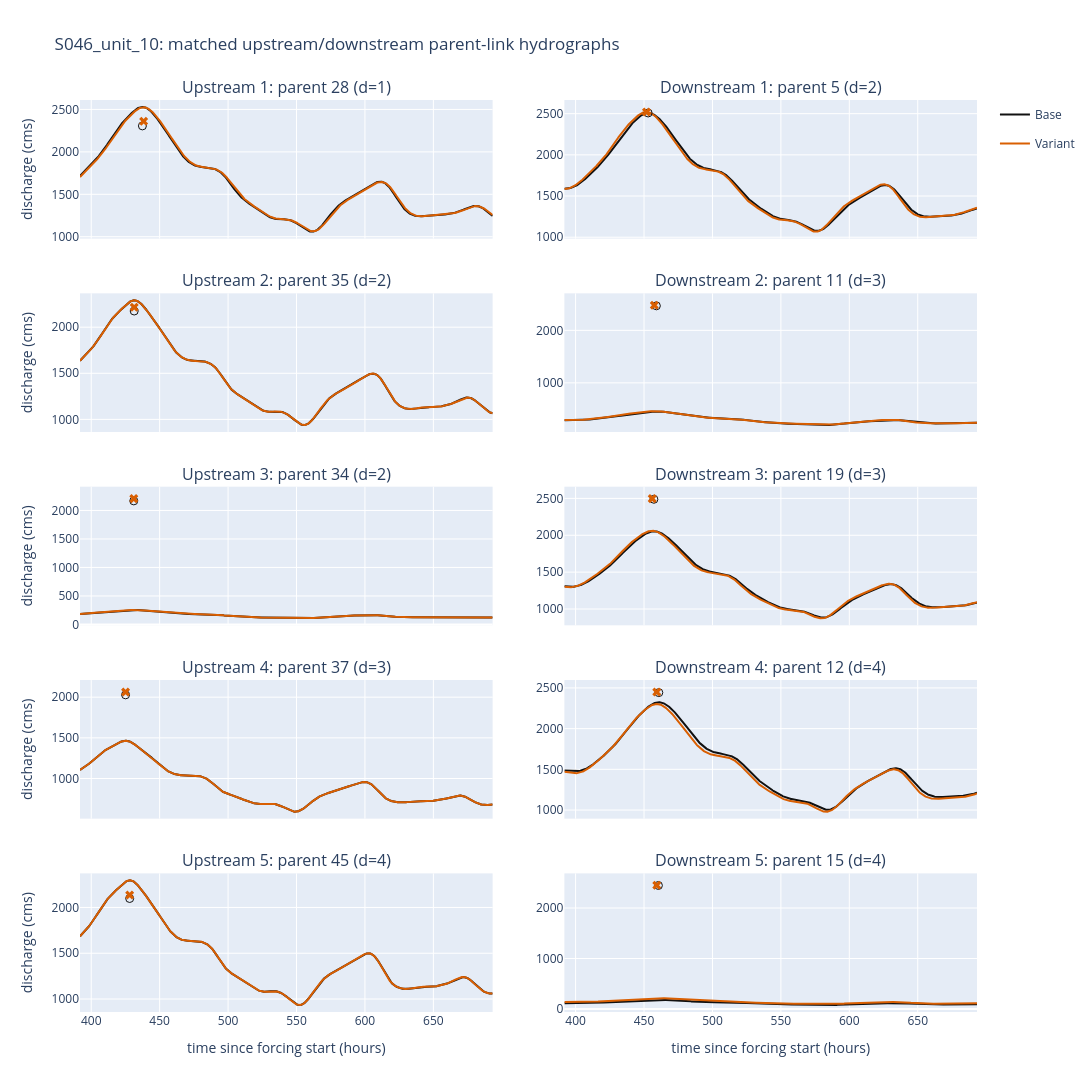

Notebook code cell kept with this figure:
### Code cell
fig = plot_matched_corridor_hydrographs(
    hydro,
    title="S046_unit_10: matched upstream/downstream parent-link hydrographs",
    show_peak_markers=True,
)
fig.show()

### Figure 1 — Plotly figure (JSON) as saved in the notebook; plotly's stock layout.template omitted (floating-point values rounded to 4 significant figures; data arrays with more than 128 entries replaced by an {"elided": "..."} marker saying what was removed)
{"data": [{"customdata": {"elided": "1006x1 int values"}, "hovertemplate": "parent_link_id=%{customdata[0]}<br>time=%{x:.2f} h<br>Base=%{y:.2f} cms<extra></extra>", "legendgroup": "reference", "line": {"color": "#111111"}, "mode": "lines", "name": "Base", "showlegend": true, "type": "scatter", "x": {"elided": "1006 float values"}, "xaxis": "x", "y": {"elided": "1006 float values"}, "yaxis": "y"}, {"customdata": {"elided": "1006x1 int values"}, "hovertemplate": "parent_link_id=%{customdata[0]}<br>time=%{x:.2f} h<br>Variant=%{y:.2f} cms<extra></extra>", "legendgroup": "variant", "line": {"color": "#d95f02"}, "mode": "lines", "name": "Variant", "showlegend": true, "type": "scatter", "x": {"elided": "1006 float values"}, "xaxis": "x", "y": {"elided": "1006 float values"}, "yaxis": "y"}, {"hovertemplate": "Base peak<br>parent_link_id=28<br>time=%{x:.2f} h<br>Q=%{y:.2f} cms<extra></extra>", "legendgroup": "reference_peak", "marker": {"color": "#111111", "size": 8, "symbol": "circle-open"}, "mode": "markers", "name": "Base peak", "showlegend": false, "type": "scatter", "x": [437.4], "xaxis": "x", "y": [2306.0], "yaxis": "y"}, {"hovertemplate": "Variant peak<br>parent_link_id=28<br>time=%{x:.2f} h<br>Q=%{y:.2f} cms<extra></extra>", "legendgroup": "variant_peak", "marker": {"color": "#d95f02", "size": 8, "symbol": "x"}, "mode": "markers", "name": "Variant peak", "showlegend": false, "type": "scatter", "x": [438.3], "xaxis": "x", "y": [2360.0], "yaxis": "y"}, {"customdata": {"elided": "1006x1 int values"}, "hovertemplate": "parent_link_id=%{customdata[0]}<br>time=%{x:.2f} h<br>Base=%{y:.2f} cms<extra></extra>", "legendgroup": "reference", "line": {"color": "#111111"}, "mode": "lines", "name": "Base", "showlegend": false, "type": "scatter", "x": {"elided": "1006 float values"}, "xaxis": "x2", "y": {"elided": "1006 float values"}, "yaxis": "y2"}, {"customdata": {"elided": "1006x1 int values"}, "hovertemplate": "parent_link_id=%{customdata[0]}<br>time=%{x:.2f} h<br>Variant=%{y:.2f} cms<extra></extra>", "legendgroup": "variant", "line": {"color": "#d95f02"}, "mode": "lines", "name": "Variant", "showlegend": false, "type": "scatter", "x": {"elided": "1006 float values"}, "xaxis": "x2", "y": {"elided": "1006 float values"}, "yaxis": "y2"}, {"hovertemplate": "Base peak<br>parent_link_id=5<br>time=%{x:.2f} h<br>Q=%{y:.2f} cms<extra></extra>", "legendgroup": "reference_peak", "marker": {"color": "#111111", "size": 8, "symbol": "circle-open"}, "mode": "markers", "name": "Base peak", "showlegend": false, "type": "scatter", "x": [453], "xaxis": "x2", "y": [2509.0], "yaxis": "y2"}, {"hovertemplate": "Variant peak<br>parent_link_id=5<br>time=%{x:.2f} h<br>Q=%{y:.2f} cms<extra></extra>", "legendgroup": "variant_peak", "marker": {"color": "#d95f02", "size": 8, "symbol": "x"}, "mode": "markers", "name": "Variant peak", "showlegend": false, "type": "scatter", "x": [451.8], "xaxis": "x2", "y": [2521.0], "yaxis": "y2"}, {"customdata": {"elided": "1006x1 int values"}, "hovertemplate": "parent_link_id=%{customdata[0]}<br>time=%{x:.2f} h<br>Base=%{y:.2f} cms<extra></extra>", "legendgroup": "reference", "line": {"color": "#111111"}, "mode": "lines", "name": "Base", "showlegend": false, "type": "scatter", "x": {"elided": "1006 float values"}, "xaxis": "x3", "y": {"elided": "1006 float values"}, "yaxis": "y3"}, {"customdata": {"elided": "1006x1 int values"}, "hovertemplate": "parent_link_id=%{customdata[0]}<br>time=%{x:.2f} h<br>Variant=%{y:.2f} cms<extra></extra>", "legendgroup": "variant", "line": {"color": "#d95f02"}, "mode": "lines", "name": "Variant", "showlegend": false, "type": "scatter", "x": {"elided": "1006 float values"}, "xaxis": "x3", "y": {"elided": "1006 float values"}, "yaxis": "y3"}, {"hovertemplate": "Base peak<br>parent_link_id=35<br>time=%{x:.2f} h<br>Q=%{y:.2f} cms<extra></extra>", "legendgroup": "reference_peak", "marker": {"color": "#111111", "size": 8, "symbol": "circle-open"}, "mode": "markers", "name": "Base peak", "showlegend": false, "type": "scatter", "x": [431.4], "xaxis": "x3", "y": [2175.0], "yaxis": "y3"}, {"hovertemplate": "Variant peak<br>parent_link_id=35<br>time=%{x:.2f} h<br>Q=%{y:.2f} cms<extra></extra>", "legendgroup": "variant_peak", "marker": {"color": "#d95f02", "size": 8, "symbol": "x"}, "mode": "markers", "name": "Variant peak", "showlegend": false, "type": "scatter", "x": [431.4], "xaxis": "x3", "y": [2215.0], "yaxis": "y3"}, {"customdata": {"elided": "1006x1 int values"}, "hovertemplate": "parent_link_id=%{customdata[0]}<br>time=%{x:.2f} h<br>Base=%{y:.2f} cms<extra></extra>", "legendgroup": "reference", "line": {"color": "#111111"}, "mode": "lines", "name": "Base", "showlegend": false, "type": "scatter", "x": {"elided": "1006 float values"}, "xaxis": "x4", "y": {"elided": "1006 float values"}, "yaxis": "y4"}, {"customdata": {"elided": "1006x1 int values"}, "hovertemplate": "parent_link_id=%{customdata[0]}<br>time=%{x:.2f} h<br>Variant=%{y:.2f} cms<extra></extra>", "legendgroup": "variant", "line": {"color": "#d95f02"}, "mode": "lines", "name": "Variant", "showlegend": false, "type": "scatter", "x": {"elided": "1006 float values"}, "xaxis": "x4", "y": {"elided": "1006 float values"}, "yaxis": "y4"}, {"hovertemplate": "Base peak<br>parent_link_id=11<br>time=%{x:.2f} h<br>Q=%{y:.2f} cms<extra></extra>", "legendgroup": "reference_peak", "marker": {"color": "#111111", "size": 8, "symbol": "circle-open"}, "mode": "markers", "name": "Base peak", "showlegend": false, "type": "scatter", "x": [459], "xaxis": "x4", "y": [2468.0], "yaxis": "y4"}, {"hovertemplate": "Variant peak<br>parent_link_id=11<br>time=%{x:.2f} h<br>Q=%{y:.2f} cms<extra></extra>", "legendgroup": "variant_peak", "marker": {"color": "#d95f02", "size": 8, "symbol": "x"}, "mode": "markers", "name": "Variant peak", "showlegend": false, "type": "scatter", "x": [457.5], "xaxis": "x4", "y": [2478.0], "yaxis": "y4"}, {"customdata": {"elided": "1006x1 int values"}, "hovertemplate": "parent_link_id=%{customdata[0]}<br>time=%{x:.2f} h<br>Base=%{y:.2f} cms<extra></extra>", "legendgroup": "reference", "line": {"color": "#111111"}, "mode": "lines", "name": "Base", "showlegend": false, "type": "scatter", "x": {"elided": "1006 float values"}, "xaxis": "x5", "y": {"elided": "1006 float values"}, "yaxis": "y5"}, {"customdata": {"elided": "1006x1 int values"}, "hovertemplate": "parent_link_id=%{customdata[0]}<br>time=%{x:.2f} h<br>Variant=%{y:.2f} cms<extra></extra>", "legendgroup": "variant", "line": {"color": "#d95f02"}, "mode": "lines", "name": "Variant", "showlegend": false, "type": "scatter", "x": {"elided": "1006 float values"}, "xaxis": "x5", "y": {"elided": "1006 float values"}, "yaxis": "y5"}, {"hovertemplate": "Base peak<br>parent_link_id=34<br>time=%{x:.2f} h<br>Q=%{y:.2f} cms<extra></extra>", "legendgroup": "reference_peak", "marker": {"color": "#111111", "size": 8, "symbol": "circle-open"}, "mode": "markers", "name": "Base peak", "showlegend": false, "type": "scatter", "x": [431.1], "xaxis": "x5", "y": [2168.0], "yaxis": "y5"}, {"hovertemplate": "Variant peak<br>parent_link_id=34<br>time=%{x:.2f} h<br>Q=%{y:.2f} cms<extra></extra>", "legendgroup": "variant_peak", "marker": {"color": "#d95f02", "size": 8, "symbol": "x"}, "mode": "markers", "name": "Variant peak", "showlegend": false, "type": "scatter", "x": [431.1], "xaxis": "x5", "y": [2208.0], "yaxis": "y5"}, {"customdata": {"elided": "1006x1 int values"}, "hovertemplate": "parent_link_id=%{customdata[0]}<br>time=%{x:.2f} h<br>Base=%{y:.2f} cms<extra></extra>", "legendgroup": "reference", "line": {"color": "#111111"}, "mode": "lines", "name": "Base", "showlegend": false, "type": "scatter", "x": {"elided": "1006 float values"}, "xaxis": "x6", "y": {"elided": "1006 float values"}, "yaxis": "y6"}, {"customdata": {"elided": "1006x1 int values"}, "hovertemplate": "parent_link_id=%{customdata[0]}<br>time=%{x:.2f} h<br>Variant=%{y:.2f} cms<extra></extra>", "legendgroup": "variant", "line": {"color": "#d95f02"}, "mode": "lines", "name": "Variant", "showlegend": false, "type": "scatter", "x": {"elided": "1006 float values"}, "xaxis": "x6", "y": {"elided": "1006 float values"}, "yaxis": "y6"}, {"hovertemplate": "Base peak<br>parent_link_id=19<br>time=%{x:.2f} h<br>Q=%{y:.2f} cms<extra></extra>", "legendgroup": "reference_peak", "marker": {"color": "#111111", "size": 8, "symbol": "circle-open"}, "mode": "markers", "name": "Base peak", "showlegend": false, "type": "scatter", "x": [457.2], "xaxis": "x6", "y": [2488.0], "yaxis": "y6"}, {"hovertemplate": "Variant peak<br>parent_link_id=19<br>time=%{x:.2f} h<br>Q=%{y:.2f} cms<extra></extra>", "legendgroup": "variant_peak", "marker": {"color": "#d95f02", "size": 8, "symbol": "x"}, "mode": "markers", "name": "Variant peak", "showlegend": false, "type": "scatter", "x": [456], "xaxis": "x6", "y": [2497.0], "yaxis": "y6"}, {"customdata": {"elided": "1006x1 int values"}, "hovertemplate": "parent_link_id=%{customdata[0]}<br>time=%{x:.2f} h<br>Base=%{y:.2f} cms<extra></extra>", "legendgroup": "reference", "line": {"color": "#111111"}, "mode": "lines", "name": "Base", "showlegend": false, "type": "scatter", "x": {"elided": "1006 float values"}, "xaxis": "x7", "y": {"elided": "1006 float values"}, "yaxis": "y7"}, {"customdata": {"elided": "1006x1 int values"}, "hovertemplate": "parent_link_id=%{customdata[0]}<br>time=%{x:.2f} h<br>Variant=%{y:.2f} cms<extra></extra>", "legendgroup": "variant", "line": {"color": "#d95f02"}, "mode": "lines", "name": "Variant", "showlegend": false, "type": "scatter", "x": {"elided": "1006 float values"}, "xaxis": "x7", "y": {"elided": "1006 float values"}, "yaxis": "y7"}, {"hovertemplate": "Base peak<br>parent_link_id=37<br>time=%{x:.2f} h<br>Q=%{y:.2f} cms<extra></extra>", "legendgroup": "reference_peak", "marker": {"color": "#111111", "size": 8, "symbol": "circle-open"}, "mode": "markers", "name": "Base peak", "showlegend": false, "type": "scatter", "x": [425.1], "xaxis": "x7", "y": [2029.0], "yaxis": "y7"}, {"hovertemplate": "Variant peak<br>parent_link_id=37<br>time=%{x:.2f} h<br>Q=%{y:.2f} cms<extra></extra>", "legendgroup": "variant_peak", "marker": {"color": "#d95f02", "size": 8, "symbol": "x"}, "mode": "markers", "name": "Variant peak", "showlegend": false, "type": "scatter", "x": [425.1], "xaxis": "x7", "y": [2064.0], "yaxis": "y7"}, {"customdata": {"elided": "1006x1 int values"}, "hovertemplate": "parent_link_id=%{customdata[0]}<br>time=%{x:.2f} h<br>Base=%{y:.2f} cms<extra></extra>", "legendgroup": "reference", "line": {"color": "#111111"}, "mode": "lines", "name": "Base", "showlegend": false, "type": "scatter", "x": {"elided": "1006 float values"}, "xaxis": "x8", "y": {"elided": "1006 float values"}, "yaxis": "y8"}, {"customdata": {"elided": "1006x1 int values"}, "hovertemplate": "parent_link_id=%{customdata[0]}<br>time=%{x:.2f} h<br>Variant=%{y:.2f} cms<extra></extra>", "legendgroup": "variant", "line": {"color": "#d95f02"}, "mode": "lines", "name": "Variant", "showlegend": false, "type": "scatter", "x": {"elided": "1006 float values"}, "xaxis": "x8", "y": {"elided": "1006 float values"}, "yaxis": "y8"}, {"hovertemplate": "Base peak<br>parent_link_id=12<br>time=%{x:.2f} h<br>Q=%{y:.2f} cms<extra></extra>", "legendgroup": "reference_peak", "marker": {"color": "#111111", "size": 8, "symbol": "circle-open"}, "mode": "markers", "name": "Base peak", "showlegend": false, "type": "scatter", "x": [460.8], "xaxis": "x8", "y": [2442.0], "yaxis": "y8"}, {"hovertemplate": "Variant peak<br>parent_link_id=12<br>time=%{x:.2f} h<br>Q=%{y:.2f} cms<extra></extra>", "legendgroup": "variant_peak", "marker": {"color": "#d95f02", "size": 8, "symbol": "x"}, "mode": "markers", "name": "Variant peak", "showlegend": false, "type": "scatter", "x": [459.3], "xaxis": "x8", "y": [2450.0], "yaxis": "y8"}, {"customdata": {"elided": "1006x1 int values"}, "hovertemplate": "parent_link_id=%{customdata[0]}<br>time=%{x:.2f} h<br>Base=%{y:.2f} cms<extra></extra>", "legendgroup": "reference", "line": {"color": "#111111"}, "mode": "lines", "name": "Base", "showlegend": false, "type": "scatter", "x": {"elided": "1006 float values"}, "xaxis": "x9", "y": {"elided": "1006 float values"}, "yaxis": "y9"}, {"customdata": {"elided": "1006x1 int values"}, "hovertemplate": "parent_link_id=%{customdata[0]}<br>time=%{x:.2f} h<br>Variant=%{y:.2f} cms<extra></extra>", "legendgroup": "variant", "line": {"color": "#d95f02"}, "mode": "lines", "name": "Variant", "showlegend": false, "type": "scatter", "x": {"elided": "1006 float values"}, "xaxis": "x9", "y": {"elided": "1006 float values"}, "yaxis": "y9"}, {"hovertemplate": "Base peak<br>parent_link_id=45<br>time=%{x:.2f} h<br>Q=%{y:.2f} cms<extra></extra>", "legendgroup": "reference_peak", "marker": {"color": "#111111", "size": 8, "symbol": "circle-open"}, "mode": "markers", "name": "Base peak", "showlegend": false, "type": "scatter", "x": [428.1], "xaxis": "x9", "y": [2098.0], "yaxis": "y9"}, {"hovertemplate": "Variant peak<br>parent_link_id=45<br>time=%{x:.2f} h<br>Q=%{y:.2f} cms<extra></extra>", "legendgroup": "variant_peak", "marker": {"color": "#d95f02", "size": 8, "symbol": "x"}, "mode": "markers", "name": "Variant peak", "showlegend": false, "type": "scatter", "x": [428.1], "xaxis": "x9", "y": [2136.0], "yaxis": "y9"}, {"customdata": {"elided": "1006x1 int values"}, "hovertemplate": "parent_link_id=%{customdata[0]}<br>time=%{x:.2f} h<br>Base=%{y:.2f} cms<extra></extra>", "legendgroup": "reference", "line": {"color": "#111111"}, "mode": "lines", "name": "Base", "showlegend": false, "type": "scatter", "x": {"elided": "1006 float values"}, "xaxis": "x10", "y": {"elided": "1006 float values"}, "yaxis": "y10"}, {"customdata": {"elided": "1006x1 int values"}, "hovertemplate": "parent_link_id=%{customdata[0]}<br>time=%{x:.2f} h<br>Variant=%{y:.2f} cms<extra></extra>", "legendgroup": "variant", "line": {"color": "#d95f02"}, "mode": "lines", "name": "Variant", "showlegend": false, "type": "scatter", "x": {"elided": "1006 float values"}, "xaxis": "x10", "y": {"elided": "1006 float values"}, "yaxis": "y10"}, {"hovertemplate": "Base peak<br>parent_link_id=15<br>time=%{x:.2f} h<br>Q=%{y:.2f} cms<extra></extra>", "legendgroup": "reference_peak", "marker": {"color": "#111111", "size": 8, "symbol": "circle-open"}, "mode": "markers", "name": "Base peak", "showlegend": false, "type": "scatter", "x": [460.5], "xaxis": "x10", "y": [2447.0], "yaxis": "y10"}, {"hovertemplate": "Variant peak<br>parent_link_id=15<br>time=%{x:.2f} h<br>Q=%{y:.2f} cms<extra></extra>", "legendgroup": "variant_peak", "marker": {"color": "#d95f02", "size": 8, "symbol": "x"}, "mode": "markers", "name": "Variant peak", "showlegend": false, "type": "scatter", "x": [459.3], "xaxis": "x10", "y": [2450.0], "yaxis": "y10"}], "layout": {"annotations": [{"font": {"size": 16}, "showarrow": false, "text": "Upstream 1: parent 28 (d=1)", "x": 0.23, "xanchor": "center", "xref": "paper", "y": 1, "yanchor": "bottom", "yref": "paper"}, {"font": {"size": 16}, "showarrow": false, "text": "Downstream 1: parent 5 (d=2)", "x": 0.77, "xanchor": "center", "xref": "paper", "y": 1, "yanchor": "bottom", "yref": "paper"}, {"font": {"size": 16}, "showarrow": false, "text": "Upstream 2: parent 35 (d=2)", "x": 0.23, "xanchor": "center", "xref": "paper", "y": 0.788, "yanchor": "bottom", "yref": "paper"}, {"font": {"size": 16}, "showarrow": false, "text": "Downstream 2: parent 11 (d=3)", "x": 0.77, "xanchor": "center", "xref": "paper", "y": 0.788, "yanchor": "bottom", "yref": "paper"}, {"font": {"size": 16}, "showarrow": false, "text": "Upstream 3: parent 34 (d=2)", "x": 0.23, "xanchor": "center", "xref": "paper", "y": 0.576, "yanchor": "bottom", "yref": "paper"}, {"font": {"size": 16}, "showarrow": false, "text": "Downstream 3: parent 19 (d=3)", "x": 0.77, "xanchor": "center", "xref": "paper", "y": 0.576, "yanchor": "bottom", "yref": "paper"}, {"font": {"size": 16}, "showarrow": false, "text": "Upstream 4: parent 37 (d=3)", "x": 0.23, "xanchor": "center", "xref": "paper", "y": 0.364, "yanchor": "bottom", "yref": "paper"}, {"font": {"size": 16}, "showarrow": false, "text": "Downstream 4: parent 12 (d=4)", "x": 0.77, "xanchor": "center", "xref": "paper", "y": 0.364, "yanchor": "bottom", "yref": "paper"}, {"font": {"size": 16}, "showarrow": false, "text": "Upstream 5: parent 45 (d=4)", "x": 0.23, "xanchor": "center", "xref": "paper", "y": 0.152, "yanchor": "bottom", "yref": "paper"}, {"font": {"size": 16}, "showarrow": false, "text": "Downstream 5: parent 15 (d=4)", "x": 0.77, "xanchor": "center", "xref": "paper", "y": 0.152, "yanchor": "bottom", "yref": "paper"}], "height": 1300, "title": {"text": "S046_unit_10: matched upstream/downstream parent-link hydrographs"}, "width": 1150, "xaxis": {"anchor": "y", "domain": [0, 0.46], "matches": "x9", "showticklabels": false}, "xaxis10": {"anchor": "y10", "domain": [0.54, 1], "title": {"text": "time since forcing start (hours)"}}, "xaxis2": {"anchor": "y2", "domain": [0.54, 1], "matches": "x10", "showticklabels": false}, "xaxis3": {"anchor": "y3", "domain": [0, 0.46], "matches": "x9", "showticklabels": false}, "xaxis4": {"anchor": "y4", "domain": [0.54, 1], "matches": "x10", "showticklabels": false}, "xaxis5": {"anchor": "y5", "domain": [0, 0.46], "matches": "x9", "showticklabels": false}, "xaxis6": {"anchor": "y6", "domain": [0.54, 1], "matches": "x10", "showticklabels": false}, "xaxis7": {"anchor": "y7", "domain": [0, 0.46], "matches": "x9", "showticklabels": false}, "xaxis8": {"anchor": "y8", "domain": [0.54, 1], "matches": "x10", "showticklabels": false}, "xaxis9": {"anchor": "y9", "domain": [0, 0.46], "title": {"text": "time since forcing start (hours)"}}, "yaxis": {"anchor": "x", "domain": [0.848, 1], "title": {"text": "discharge (cms)"}}, "yaxis10": {"anchor": "x10", "domain": [0, 0.152]}, "yaxis2": {"anchor": "x2", "domain": [0.848, 1]}, "yaxis3": {"anchor": "x3", "domain": [0.636, 0.788], "title": {"text": "discharge (cms)"}}, "yaxis4": {"anchor": "x4", "domain": [0.636, 0.788]}, "yaxis5": {"anchor": "x5", "domain": [0.424, 0.576], "title": {"text": "discharge (cms)"}}, "yaxis6": {"anchor": "x6", "domain": [0.424, 0.576]}, "yaxis7": {"anchor": "x7", "domain": [0.212, 0.364], "title": {"text": "discharge (cms)"}}, "yaxis8": {"anchor": "x8", "domain": [0.212, 0.364]}, "yaxis9": {"anchor": "x9", "domain": [0, 0.152], "title": {"text": "discharge (cms)"}}}}
